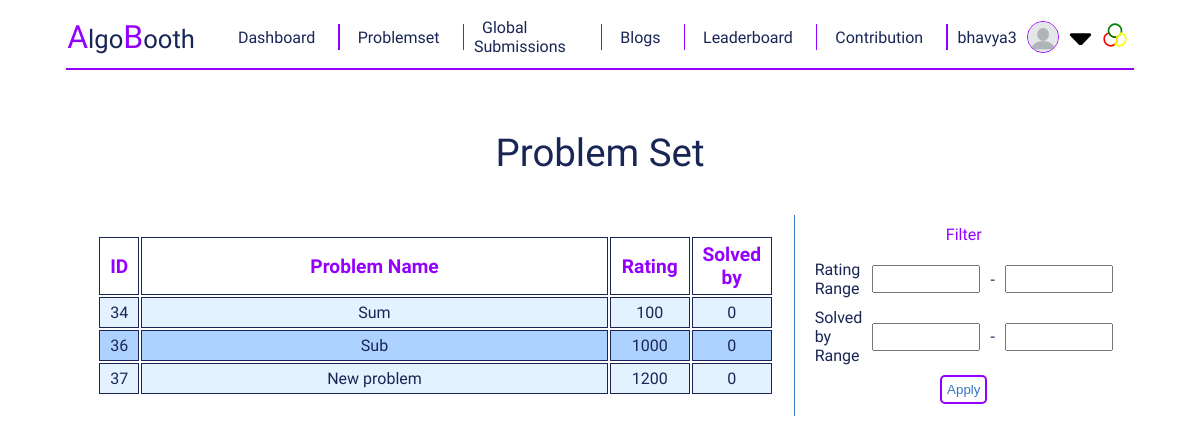
The page /problem/ (signed in) on the database its author committed.
### register/models.py (models this page shows)
class CustomUser(AbstractUser):
    country = models.CharField(max_length=100,blank=True, null=True)
    university_name = models.CharField(max_length=100,blank=True, null=True)
    profile_image = models.ImageField(upload_to='profile_image/', blank=True, null=True,default='profile_image/blank-profile-picture.png')

### addProblem/models.py (models this page shows)
class Problem(models.Model) :
    name = models.CharField(max_length = 100)
    rating = models.IntegerField()
    statement = models.TextField()
    input_description = models.TextField(null = True , blank = True)
    output_description = models.TextField(null = True , blank = True)
    testcases = models.ManyToManyField(TestCase)
    explanation = models.TextField(null = True , blank = True)
    added_date = models.DateTimeField(auto_now_add = True)
    class Meta:
        db_table = "problems"

### problemPage/views.py (the view, shortened to what this page needs)
# urls.py: path('' , problem_page , name = "problem_page"),
def problem_page(request) :
    problems = Problem.objects.values('id' , 'name' , 'rating').order_by('added_date')
    return render(request , "problem_page.html" , {'problems': problems})

### problemPage/templates/problem_page.html (shortened to what this page needs)
{% extends "base.html" %}
{% load static %}
{% block add_css_file %}
    <link href='{% static "styles/problem_page.css" %}' rel="stylesheet">
{% endblock add_css_file %}
{% block content %}
    <div id = "problem-page-container">
        <div id = "problem-title">
            Problem Set
        </div>
        <div id = "sub-container">
            <div id = "left-side">
                <div id = "problem-list-container">
                    <table id = "problem-list-table">
                        <thead>
                            <tr>
                                <th>ID</th>
                                <th>Problem Name</th>
                                <th>
                                    Rating
                                </th>
                                <th>Solved by</th>
                            </tr>
                        </thead>
                        <tbody>
                            {% for problem in problems %}
                                <tr>
                                    <td>{{problem.id}}</td>
                                    <td><a href="{% url 'problem_details' problem.id %}">{{problem.name}}</a></td>
                                    <td>{{problem.rating}}</td>
                                    <td>0</td>
                                </tr>
                            {% endfor %}
                        </tbody>
                    </table>
                </div>
            </div>
            <div id = "right-side">
                <div class = "right-side-sub-container">
                    <div class = "sub-container-title">
                        Filter
                    </div>
                    <div id = "filter-container" class = "vertical-flex-div">
                        <form method = "post">
                            <div class = "vertical-flex-div">
                                <div class = "range-div">
                                    <label for="">Rating Range</label>
                                    <div class = "horizontal-flex-div">
                                        <input type="number" name="rating_from" value={{rating_from}}>
                                        <div>
                                            -
                                        </div>
                                        <input type="number" name="rating_to" value={{rating_to}}>
                                    </div>
                                </div>
                                <div class = "range-div">
                                    <label for="">Solved by Range</label>
                                    <div class = "horizontal-flex-div">
                                        <input type="number" name="solved_from" value={{solved_from}}>
                                        <div>
                                            -
                                        </div>
                                        <input type="number" name="solved_to" value={{solved_to}}>
                                    </div>
                                </div>
                                <input class = "btn" type="submit" name="submit" value="Apply">
                            </div>
                        </form>
                    </div>
                </div>
            </div>
        </div>
    </div>
{% endblock content %}

### templates/base.html (shortened to what this page needs)
<!DOCTYPE html>
<html lang="en">
    <head>
        {% load static %}
        <link href='{% static "styles/base.css" %}' rel="stylesheet">
        <link href='{% static "styles/toast.css" %}' rel="stylesheet">
        {% block add_css_file %}{% endblock add_css_file %}
    </head>
    <body>
        <div id = "root">
            <div id = "navbar">
                <div id = "logo">
                    <span class = "special-char">A</span>lgo<span class = "special-char">B</span>ooth
                </div>
                <div id = "nav-item-div">
                    <div class = "nav-item">
                        <a href="{% url "dashboard" %}">Dashboard</a>
                    </div>
                    <div class = "nav-item">
                        <a href="{% url "problem_page" %}">Problemset</a>
                    </div>
                    <div class = "nav-item">
                        <a href="{% url "global_submissions" %}">Global Submissions</a>
                    </div>
                    <div class = "nav-item">
                        <a href="{% url "blog_page" %}">Blogs</a>
                    </div>
                    <div class = "nav-item">
                        <a href="{% url "standing_page" %}">Leaderboard</a>
                    </div>
                    <div class = "nav-item">
                        <a href="{% url "contribution_page" %}">Contribution</a>
                    </div>
                    {% if user.is_authenticated %}
                    <div class = "nav-item">
                        <div id = "my-select">
                            {{user}}
                            <img id = "profile-picture-nav" src="{{user.profile_image.url}}" alt="">
                            <img class = "icons" id = "drop-icon" src={% static "icons/drop.svg" %} alt="drop">
                        </div>
                    </div>
                    {%else%}
                    <div class = "vertical-line"></div>
                    <div class = "nav-item">
                        <a href="{% url "login" %}">Login</a>
                    </div>
                    {%endif%}
            </div>
            <div title = "Change Theme" class = "nav-item" id = "change-theme">
                <img class = "icons" src="{% static "icons/theme.svg" %}" alt="">
            </div>
            </div>
            <div class = "horizontal-line">
            </div>
            <div id = "container">
                {% block content %}{% endblock content %}
            </div>
        </div>
    </body>
</html>

### static/styles/base.css (style rules this page uses)
:root { --color-a: #45FFCA; --color-a-low: rgba(69,255,202,0.5); --color-a-theme-1: rgb(34, 34, 34); --color-a-theme-2: rgb(67, 66, 66); --color-b: yellow; --color-c: rgb(255, 255, 255); font-family: 'Mooli', sans-serif; background-color: #001524; color: var(--color-b); }
body { display: flex; flex-direction: column; }
.icons { height: 1.6rem; width: auto; }
#container { width: 90%; }
#root { display: flex; flex-direction: column; align-items: center; }
#navbar { display: flex; flex-direction: row; border-radius: 5px; align-items: center; padding: 5px; width: 90%; }
#nav-item-div { width: 90%; display: flex; flex-direction: row; gap: 10px; align-items: center; padding: 5px; justify-content: space-evenly; }
.nav-item { padding-right: 5px; color: var(--color-b); }
.nav-item a { padding: 8px; text-decoration: none; color: var(--color-b); }
#logo { margin-right: 30px; font-size: 1.6rem; }
.special-char { color: var(--color-a); font-size: 2rem; }
.horizontal-line { width: 90%; margin-top: 2px; margin-bottom: 10px; border: 1px solid var(--color-a); }
#change-theme { cursor: pointer; }
#my-select { display: flex; align-items: center; }
#drop-icon { position: relative; top: -5px; }
#profile-picture-nav { height: 30px; width: 30px; margin-right: 10px; margin-left: 10px; border-radius: 100%; border: 1px solid var(--color-a); }

### static/styles/problem_page.css (style rules this page uses)
#problem-page-container { display: flex; flex-direction: column; padding: 10px; gap: 20px; }
#problem-title { font-size: 2.4rem; margin-top: 40px; width: 100%; text-align: center; }
#sub-container { display: flex; flex-direction: row; justify-content: space-between; gap: 10px; }
#left-side { flex: 7; display: flex; flex-direction: column; gap: 10px; border-right: 1px solid var(--color-c); padding: 20px; }
#problem-list-table { width: 100%; }
#right-side { height: auto; flex: 3; display: flex; flex-direction: column; gap: 20px; padding: 10px; }
.copy-btn , .btn { cursor: pointer; background-color: inherit; border: 2px solid var(--color-a); border-radius: 5px; padding: 5px; color: var(--color-c);; }
th { font-size: 1.2rem; color: var(--color-a); }
tr { border: 1px solid var(--color-b); }
th , td { border: 1px solid var(--color-b); border-collapse: collapse; text-align: center; padding: 5px; }
td:first-child , th:first-child { width: 6%; }
td:last-child , th:last-child { width: 12%; }
td:nth-last-child(2) , th:nth-last-child(2) { width: 12%; }
tr:nth-of-type(even) { background-color: var(--color-a-theme-1); }
tbody tr:nth-of-type(odd) { background-color: var(--color-a-theme-2); }
td a, th a , .no_decoration { text-decoration: none; color: var(--color-b); }
.details-title , .sub-container-title { color: var(--color-a); text-align: center; width: 100%; padding-bottom: 5px; border-bottom: 1px solid white; }
.range-div { display: flex; gap: 10px; width: 100%; justify-content: space-between; align-self: flex-start ; }
.range-div input { font-size: 1.2rem; width: 100px; }
.right-side-sub-container { display: flex; flex-direction: column; gap: 10px; }
.vertical-flex-div { display: flex; gap: 10px; flex-direction: column; align-items: center; }
.horizontal-flex-div { display: flex; gap: 10px; align-items: center; }

### rows shown on the page
CustomUser: username "bhavya3", profile_image (placeholder picture)
Problem: id "34", name "Sum", rating "100"
Problem: id "36", name "Sub", rating "1000"
Problem: id "37", name "New problem", rating "1200"
